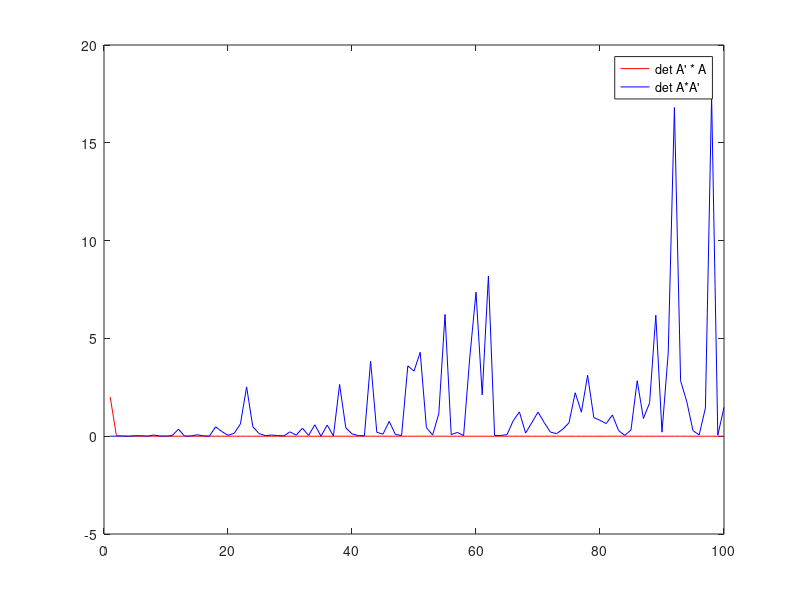

The MATLAB source for this figure:

clear all
for n= 1:100
    mu = zeros(1,n);
    sigma = hilb(n);
    A = mvnrnd(mu,sigma,3);
    C = A' * A;
    C2 = A*A'; %large
    detC(n) = det(C);
    detC2(n) = det(C2);
    traceC(n) = trace(C);
    traceC2(n) = trace(C2);
end

plot( detC,'r');
hold on
plot( detC2, 'b');
legend("det A' * A","det A*A'");


%%%%
a = [    2.0000    4.0000    5.0000  220.0000
    6.0000    9.0000    8.0000  490.0000
    4.1000    5.0000    3.0000  274.0000];

b = [    2.0000    4.0000    5.0000  220.0000
    6.0000    9.0000    8.0000  490.0000
    4.2000    5.0000    3.0000  274.0000];

A = [    2.0000    4.0000    5.0000  
    6.0000    9.0000    8.0000  
    4.1000    5.0000    3.0000  ];

